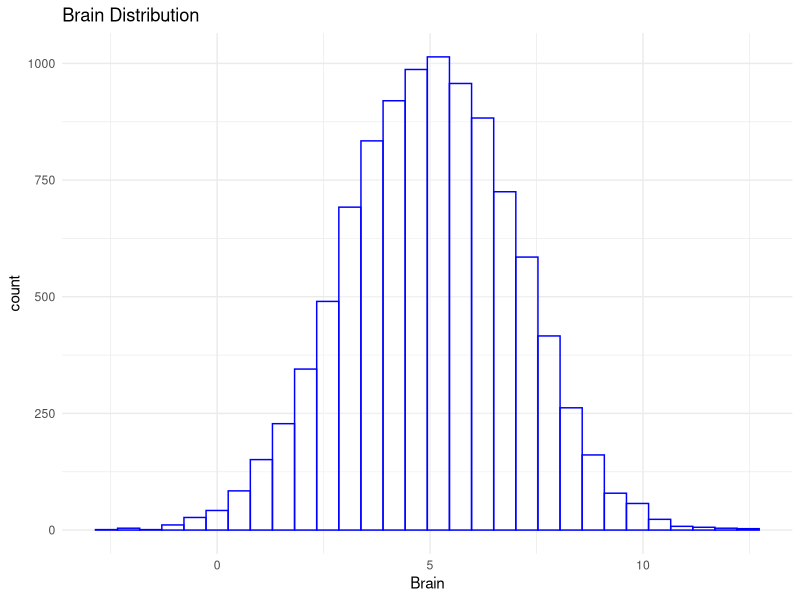
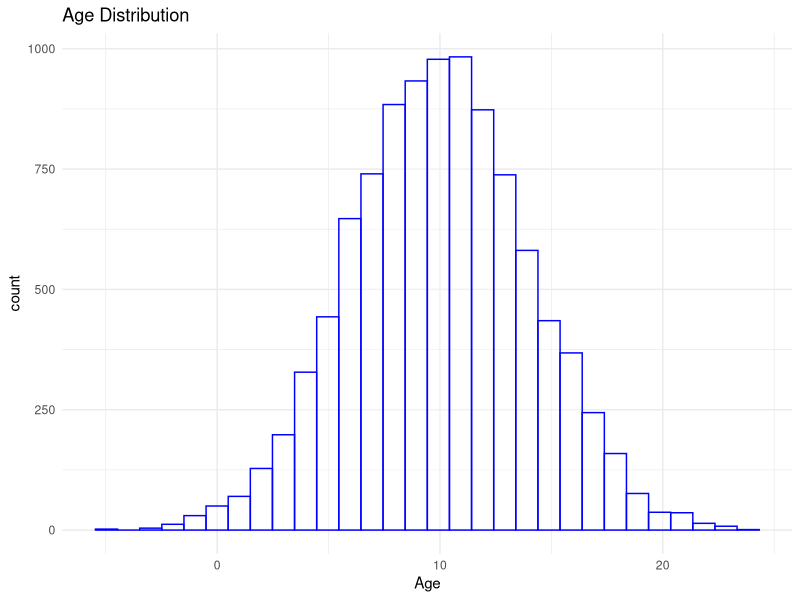
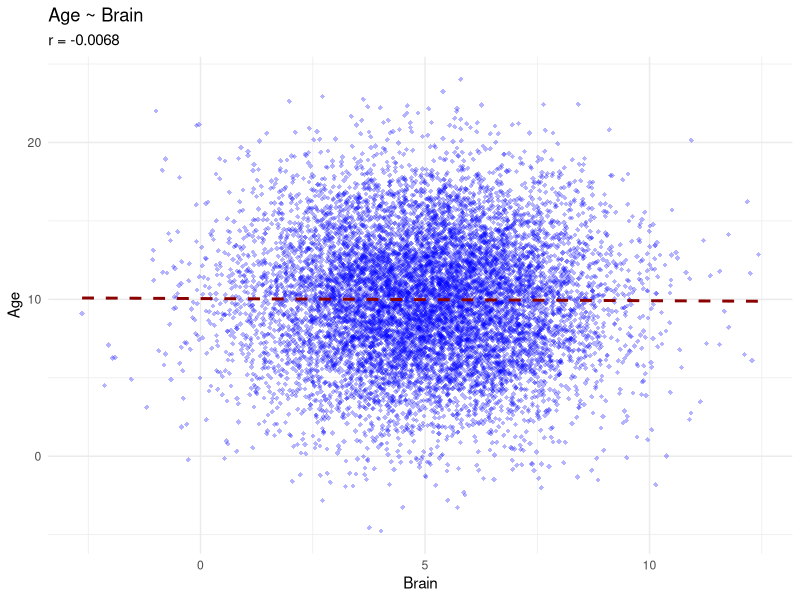
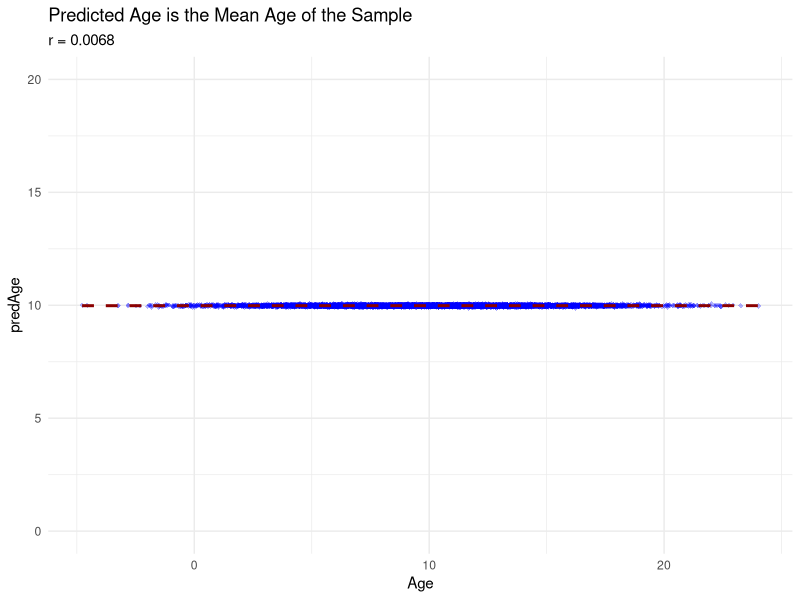
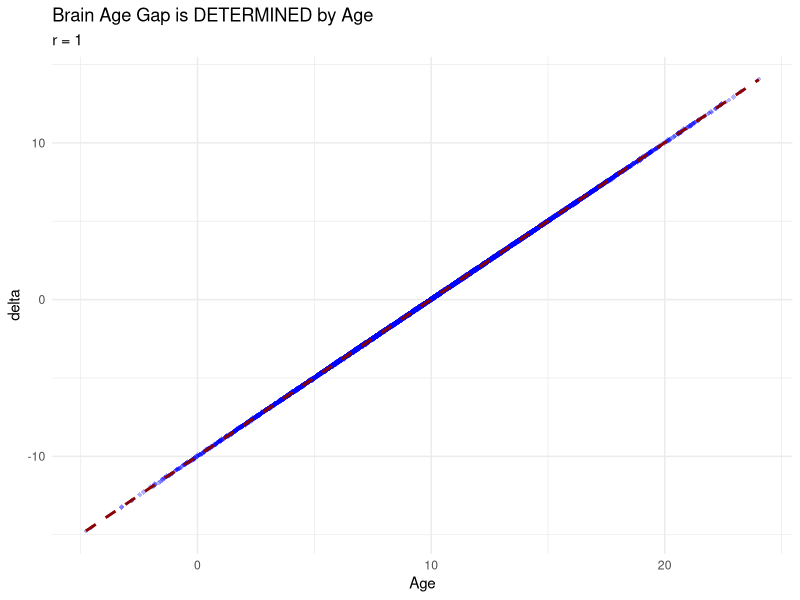
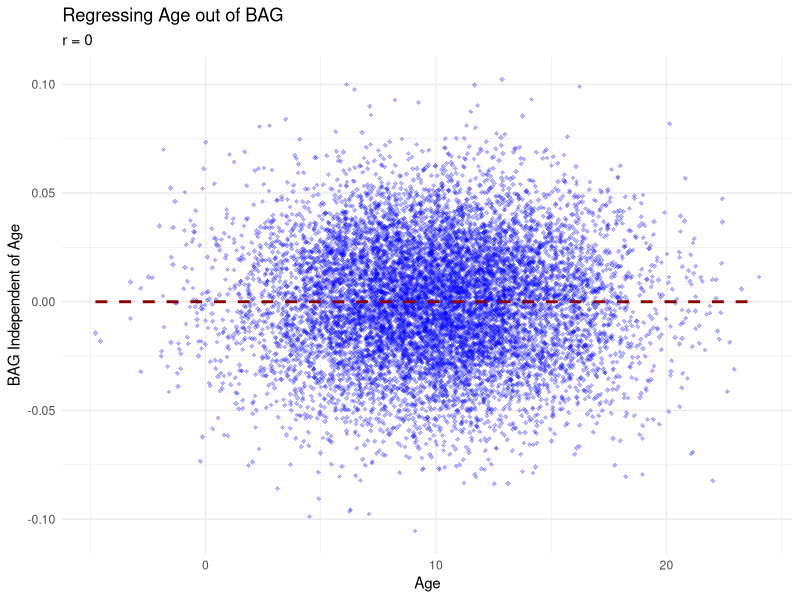
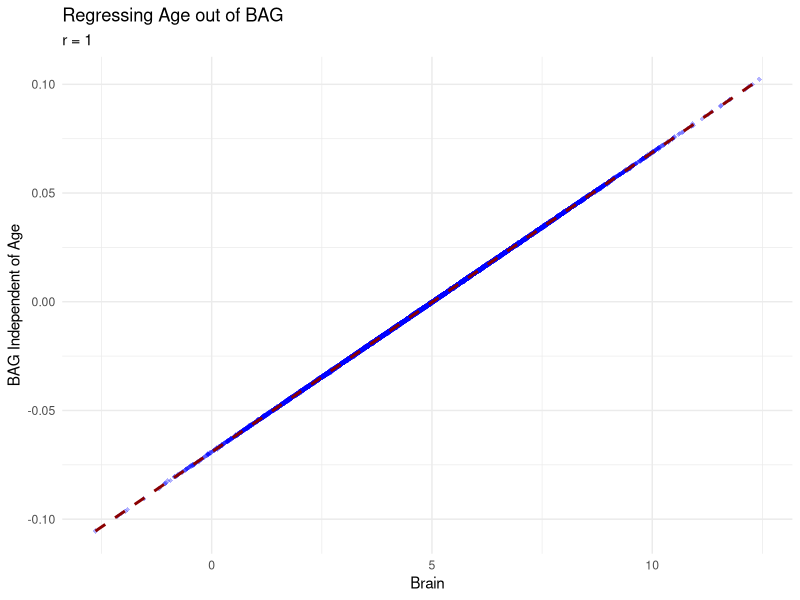
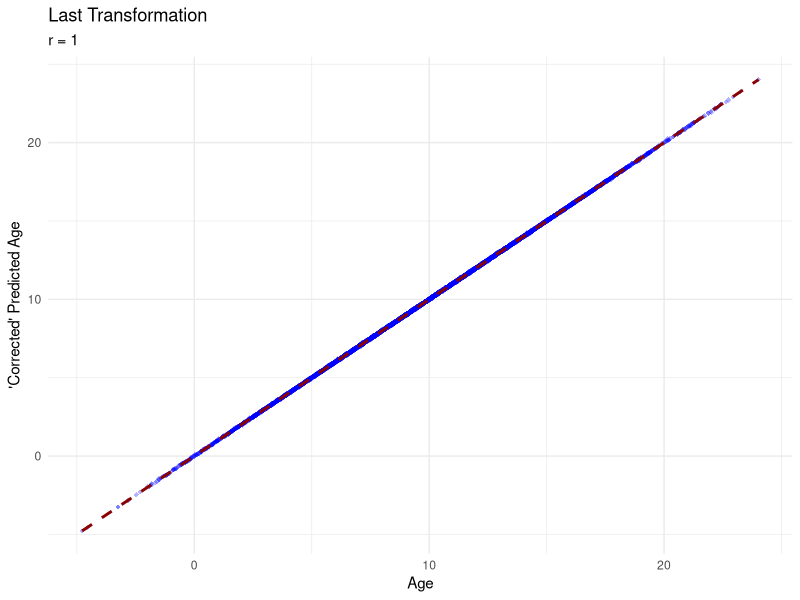

R code for these plots, in order:
### This script runs simulations to try to figure out what the heck people are doing to inflate
### their correlations between age and brain age
###
### Ellyn Butler
### September 23, 2019 - September 24, 2019

set.seed(20)

# Load packages
library('ggplot2')
library('caret')
library('gridExtra')

######################## Bivariate Normal distribution of age and brain ########################

# ______ Simple Regression (1-Predictor, no CV), Brain and Age NOT Correlated ______ #
# Example where Brain and Age ARE NOT correlated
df_bivuncorr <- as.data.frame(matrix(0, ncol=2, nrow=10000))
colnames(df_bivuncorr) <- c("Age", "Brain")
s1 = 2
s2 = 4
u1 = 5 # Brain
u2 = 10 # Age
r = 0
covar = r*s1*s2
Sigma = matrix(ncol=2,nrow=2,c(s1^2,covar,covar,s2^2))
temp = eigen(Sigma)
SqrtSigma = temp$vectors%*%diag(sqrt(temp$values))%*%t(temp$vectors)
XYvec = c(u1,u2) + SqrtSigma%*%rnorm(2)

for(i in 1:10000){
  XYvec = c(u1,u2) + SqrtSigma%*%rnorm(2)
  df_bivuncorr$Brain[i] = XYvec[1]
  df_bivuncorr$Age[i] = XYvec[2]
}

brain_hist_bivuncorr <- ggplot(df_bivuncorr, aes(x=Brain)) +
  geom_histogram(color="blue", fill="white", alpha=.3) + theme_minimal() +
  ggtitle("Brain Distribution")

age_hist_bivuncorr <- ggplot(df_bivuncorr, aes(x=Age)) +
  geom_histogram(color="blue", fill="white", alpha=.3) + theme_minimal() +
  ggtitle("Age Distribution")

p1_bivuncorr <- ggplot(df_bivuncorr, aes(x=Brain, y=Age)) +
  geom_point(shape=18, color="blue", alpha=.3) + theme_minimal() +
  geom_smooth(method=lm, se=FALSE, linetype="dashed", color="darkred") +
  ggtitle("Age ~ Brain", subtitle=paste0("r = ", round(cor(df_bivuncorr$Age, df_bivuncorr$Brain), digits=4)))

mod <- lm(df_bivuncorr$Age ~ df_bivuncorr$Brain)
df_bivuncorr$predAge <- predict(mod, df_bivuncorr)

p2_bivuncorr <- ggplot(df_bivuncorr, aes(x=Age, y=predAge)) +
  geom_point(shape=18, color="blue", alpha=.3) + theme_minimal() + ylim(0,20) +
  geom_smooth(method=lm, se=FALSE, linetype="dashed", color="darkred") +
  ggtitle("Predicted Age is the Mean Age of the Sample", subtitle=paste0("r = ", round(cor(df_bivuncorr$Age, df_bivuncorr$predAge), digits=4)))

df_bivuncorr$delta <- df_bivuncorr$Age - df_bivuncorr$predAge

p3_bivuncorr <- ggplot(df_bivuncorr, aes(x=Age, y=delta)) +
  geom_point(shape=18, color="blue", alpha=.3) + theme_minimal() +
  geom_smooth(method=lm, se=FALSE, linetype="dashed", color="darkred") +
  ggtitle("Brain Age Gap is DETERMINED by Age", subtitle=paste0("r = ", round(cor(df_bivuncorr$Age, df_bivuncorr$delta), digits=4)))

df_bivuncorr$BAGindofAge <- resid(lm(df_bivuncorr$delta ~ df_bivuncorr$Age))
df_bivuncorr$BAGRegressAgePlusAge <- df_bivuncorr$BAGindofAge + df_bivuncorr$Age ### Is this what they are doing???

p4_bivuncorr <- ggplot(df_bivuncorr, aes(x=Age, y=BAGindofAge)) +
  geom_point(shape=18, color="blue", alpha=.3) + theme_minimal() + ylab("BAG Independent of Age") +
  geom_smooth(method=lm, se=FALSE, linetype="dashed", color="darkred") +
  ggtitle("Regressing Age out of BAG", subtitle=paste0("r = ", round(cor(df_bivuncorr$Age, df_bivuncorr$BAGindofAge), digits=4)))

p5_bivuncorr <- ggplot(df_bivuncorr, aes(x=Brain, y=BAGindofAge)) +
  geom_point(shape=18, color="blue", alpha=.3) + theme_minimal() + ylab("BAG Independent of Age") +
  geom_smooth(method=lm, se=FALSE, linetype="dashed", color="darkred") +
  ggtitle("Regressing Age out of BAG", subtitle=paste0("r = ", round(cor(df_bivuncorr$Brain, df_bivuncorr$BAGindofAge), digits=4)))

p6_bivuncorr <- ggplot(df_bivuncorr, aes(x=Age, y=BAGRegressAgePlusAge)) +
  geom_point(shape=18, color="blue", alpha=.3) + theme_minimal() + ylab("'Corrected' Predicted Age") +
  geom_smooth(method=lm, se=FALSE, linetype="dashed", color="darkred") +
  ggtitle("Last Transformation", subtitle=paste0("r = ", round(cor(df_bivuncorr$Age, df_bivuncorr$BAGRegressAgePlusAge), digits=4)))

# ______ Simple Regression (1-Predictor, no CV), Brain and Age ARE Correlated ______ #
# Example where Brain and Age ARE NOT correlated
df_bivcorr <- as.data.frame(matrix(0, ncol=2, nrow=10000))
colnames(df_bivcorr) <- c("Age", "Brain")
s1 = 2
s2 = 4
u1 = 5 # Brain
u2 = 10 # Age
r = 0.8
covar = r*s1*s2
Sigma = matrix(ncol=2,nrow=2,c(s1^2,covar,covar,s2^2))
temp = eigen(Sigma)
SqrtSigma = temp$vectors%*%diag(sqrt(temp$values))%*%t(temp$vectors)
XYvec = c(u1,u2) + SqrtSigma%*%rnorm(2)

for(i in 1:10000){
  XYvec = c(u1,u2) + SqrtSigma%*%rnorm(2)
  df_bivcorr$Brain[i] = XYvec[1]
  df_bivcorr$Age[i] = XYvec[2]
}

brain_hist_bivcorr8 <- ggplot(df_bivcorr, aes(x=Brain)) +
  geom_histogram(color="blue", fill="white", alpha=.3) + theme_minimal() +
  ggtitle("Brain Distribution")

age_hist_bivcorr8 <- ggplot(df_bivcorr, aes(x=Age)) +
  geom_histogram(color="blue", fill="white", alpha=.3) + theme_minimal() +
  ggtitle("Age Distribution")

p1_bivcorr8 <- ggplot(df_bivcorr, aes(x=Brain, y=Age)) +
  geom_point(shape=18, color="blue", alpha=.3) + theme_minimal() +
  geom_smooth(method=lm, se=FALSE, linetype="dashed", color="darkred") +
  ggtitle("Age ~ Brain", subtitle=paste0("r = ", round(cor(df_bivcorr$Age, df_bivcorr$Brain), digits=4)))

mod <- lm(df_bivcorr$Age ~ df_bivcorr$Brain)
df_bivcorr$predAge <- predict(mod, df_bivcorr)

p2_bivcorr8 <- ggplot(df_bivcorr, aes(x=Age, y=predAge)) +
  geom_point(shape=18, color="blue", alpha=.3) + theme_minimal() + 
  geom_smooth(method=lm, se=FALSE, linetype="dashed", color="darkred") +
  ggtitle("Predicted Age vs. Age", subtitle=paste0("r = ", round(cor(df_bivcorr$Age, df_bivcorr$predAge), digits=4)))

df_bivcorr$delta <- df_bivcorr$Age - df_bivcorr$predAge

p3_bivcorr8 <- ggplot(df_bivcorr, aes(x=Age, y=delta)) +
  geom_point(shape=18, color="blue", alpha=.3) + theme_minimal() +
  geom_smooth(method=lm, se=FALSE, linetype="dashed", color="darkred") +
  ggtitle("Brain Age Gap is Associated with Age", subtitle=paste0("r = ", round(cor(df_bivcorr$Age, df_bivcorr$delta), digits=4)))

df_bivcorr$BAGindofAge <- resid(lm(df_bivcorr$delta ~ df_bivcorr$Age))
df_bivcorr$BAGRegressAgePlusAge <- df_bivcorr$BAGindofAge + df_bivcorr$Age ### Is this what they are doing???

p4_bivcorr8 <- ggplot(df_bivcorr, aes(x=Age, y=BAGindofAge)) +
  geom_point(shape=18, color="blue", alpha=.3) + theme_minimal() + ylab("BAG Independent of Age") +
  geom_smooth(method=lm, se=FALSE, linetype="dashed", color="darkred") +
  ggtitle("Regressing Age out of BAG", subtitle=paste0("r = ", round(cor(df_bivcorr$Age, df_bivcorr$BAGindofAge), digits=4)))

p5_bivcorr8 <- ggplot(df_bivcorr, aes(x=Brain, y=BAGindofAge)) +
  geom_point(shape=18, color="blue", alpha=.3) + theme_minimal() + ylab("BAG Independent of Age") +
  geom_smooth(method=lm, se=FALSE, linetype="dashed", color="darkred") +
  ggtitle("Regressing Age out of BAG", subtitle=paste0("r = ", round(cor(df_bivcorr$Brain, df_bivcorr$BAGindofAge), digits=4)))

p6_bivcorr8 <- ggplot(df_bivcorr, aes(x=Age, y=BAGRegressAgePlusAge)) +
  geom_point(shape=18, color="blue", alpha=.3) + theme_minimal() + ylab("'Corrected' Predicted Age") +
  geom_smooth(method=lm, se=FALSE, linetype="dashed", color="darkred") +
  ggtitle("Last Transformation", subtitle=paste0("r = ", round(cor(df_bivcorr$Age, df_bivcorr$BAGRegressAgePlusAge), digits=4)))

corr_df <- data.frame(matrix(NA, nrow=21, ncol=2))
colnames(corr_df) <- c("CorrBrainAge", "CorrBadPredAgeAge")
corr_df$CorrBrainAge <- seq(0, 1, .05)
k=1
for (j in seq(0, 1, .05)) {
	df_bivcorr <- as.data.frame(matrix(0, ncol=2, nrow=10000))
	colnames(df_bivcorr) <- c("Age", "Brain")
	s1 = 2
	s2 = 4
	u1 = 5 # Brain
	u2 = 10 # Age
	r = j
	covar = r*s1*s2
	Sigma = matrix(ncol=2,nrow=2,c(s1^2,covar,covar,s2^2))
	temp = eigen(Sigma)
	SqrtSigma = temp$vectors%*%diag(sqrt(temp$values))%*%t(temp$vectors)
	XYvec = c(u1,u2) + SqrtSigma%*%rnorm(2)
	for(i in 1:10000){
	  XYvec = c(u1,u2) + SqrtSigma%*%rnorm(2)
	  df_bivcorr$Brain[i] = XYvec[1]
	  df_bivcorr$Age[i] = XYvec[2]
	}
	mod <- lm(df_bivcorr$Age ~ df_bivcorr$Brain)
	df_bivcorr$predAge <- predict(mod, df_bivcorr)
	df_bivcorr$delta <- df_bivcorr$Age - df_bivcorr$predAge
	df_bivcorr$BAGindofAge <- resid(lm(df_bivcorr$delta ~ df_bivcorr$Age))
	df_bivcorr$BAGRegressAgePlusAge <- df_bivcorr$BAGindofAge + df_bivcorr$Age
	
	corr_df[k, "CorrBadPredAgeAge"] <- cor(df_bivcorr$Age, df_bivcorr$BAGRegressAgePlusAge)
	k = k + 1
}

corr_plot <- ggplot(corr_df, aes(x=CorrBrainAge, y=CorrBadPredAgeAge)) +
  geom_point(shape=18, color="blue") + theme_minimal() + xlab("Correlation between Age and Brain") +
  ylab("Correlation between Age and 'Corrected' Predicted Age") + 
  ggtitle("Relationship between True and False") + scale_y_continuous(limits=c(-.1, 1.1), breaks=seq(0, 1, .25))

######## 

pdf(file="/home/butellyn/BAG/plots/transformations.pdf", width=5, height=5)
brain_hist_bivuncorr
age_hist_bivuncorr
p1_bivuncorr
p2_bivuncorr
p3_bivuncorr
p4_bivuncorr
p5_bivuncorr
p6_bivuncorr
brain_hist_bivcorr8
age_hist_bivcorr8
p1_bivcorr8
p2_bivcorr8
p3_bivcorr8
p4_bivcorr8
p5_bivcorr8
p6_bivcorr8
corr_plot
dev.off()





